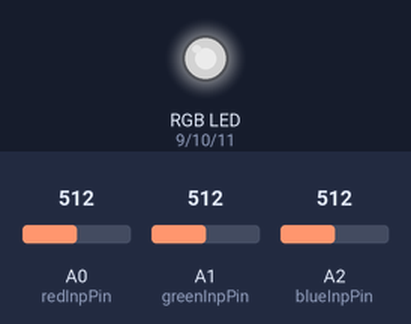
Bench run of a sketch on a simulated Arduino Uno, built with avr-gcc and run on an emulated ATmega328P. On the bench: an RGB LED mixed from three pins (HIGH = lit). Inputs (shaded band) come from the test bench; at power-on: A0 (redInpPin) = 512, A1 (greenInpPin) = 512, A2 (blueInpPin) = 512. Dim RGB values are drawn brighter than linear.

Above: at 1.2 s.
1.3 s: A0 (redInpPin) set to 716
At 2.0 s:
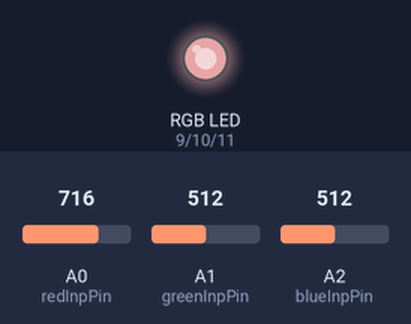
2.8 s: A1 (greenInpPin) set to 716
At 3.1 s:
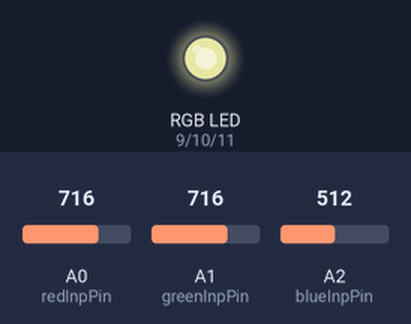
4.3 s: A2 (blueInpPin) set to 716
At 5.4 s:
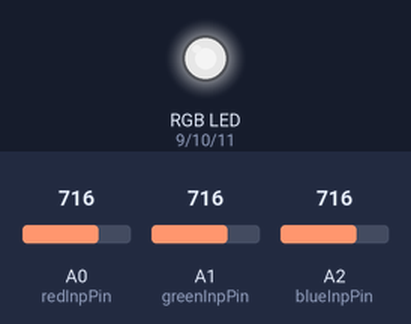
5.8 s: A0 (redInpPin) set to 900
At 6.6 s:
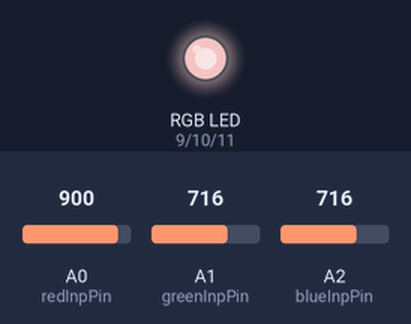
7.3 s: A1 (greenInpPin) set to 900
At 7.7 s:
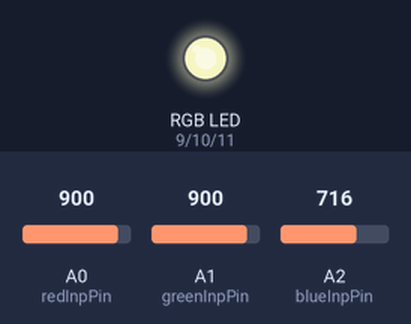
8.8 s: A2 (blueInpPin) set to 900
At 10.1 s:
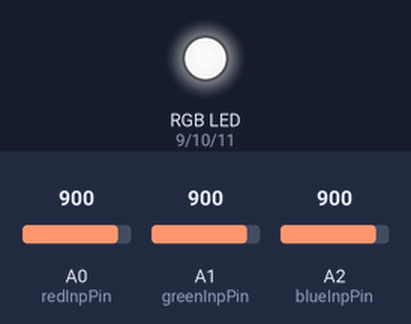
Timing chart, 0 to 11.3 s (numbered marks = the images above; inputs shaded):
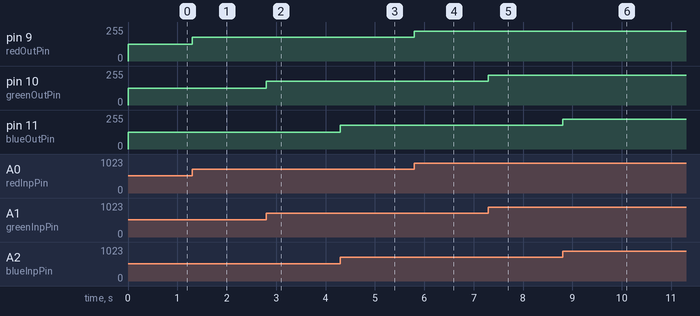

The sketch:

homework2.ino
```cpp
const int redInpPin = A0;
const int greenInpPin = A1;
const int blueInpPin = A2;

const int redOutPin = 9;
const int greenOutPin = 10;
const int blueOutPin = 11;

const int inpMin = 0;
const int inpMax = 1023;

const int outMin = 0;
const int outMax = 255;


void setup() {
  pinMode(redInpPin, INPUT);
  pinMode(greenInpPin, INPUT);
  pinMode(blueInpPin, INPUT);

  pinMode(redOutPin, OUTPUT);
  pinMode(greenOutPin, OUTPUT);
  pinMode(blueOutPin, OUTPUT);

  Serial.begin(9600);

}

void loop() {
  long redInpRead = analogRead(redInpPin);
  long greenInpRead = analogRead(greenInpPin);
  long blueInpRead = analogRead(blueInpPin);

  long mapedValueRed = map(redInpRead, inpMin, inpMax, outMin, outMax);
  long mapedValueGreen = map(greenInpRead, inpMin, inpMax, outMin, outMax);
  long mapedValueBlue = map(blueInpRead, inpMin, inpMax, outMin, outMax);

  analogWrite(redOutPin, mapedValueRed);
  analogWrite(greenOutPin, mapedValueGreen);
  analogWrite(blueOutPin, mapedValueBlue);
}
```

Measured:
- after the input at 1.3 s, pin 9 (redOutPin): 127/255 → 178/255 at once
- after the input at 2.8 s, pin 10 (greenOutPin): 127/255 → 178/255 at once
- after the input at 4.3 s, pin 11 (blueOutPin): 127/255 → 178/255 at once
- after the input at 5.8 s, pin 9 (redOutPin): 178/255 → 224/255 at once
- after the input at 7.3 s, pin 10 (greenOutPin): 178/255 → 224/255 at once
- after the input at 8.8 s, pin 11 (blueOutPin): 178/255 → 224/255 at once
